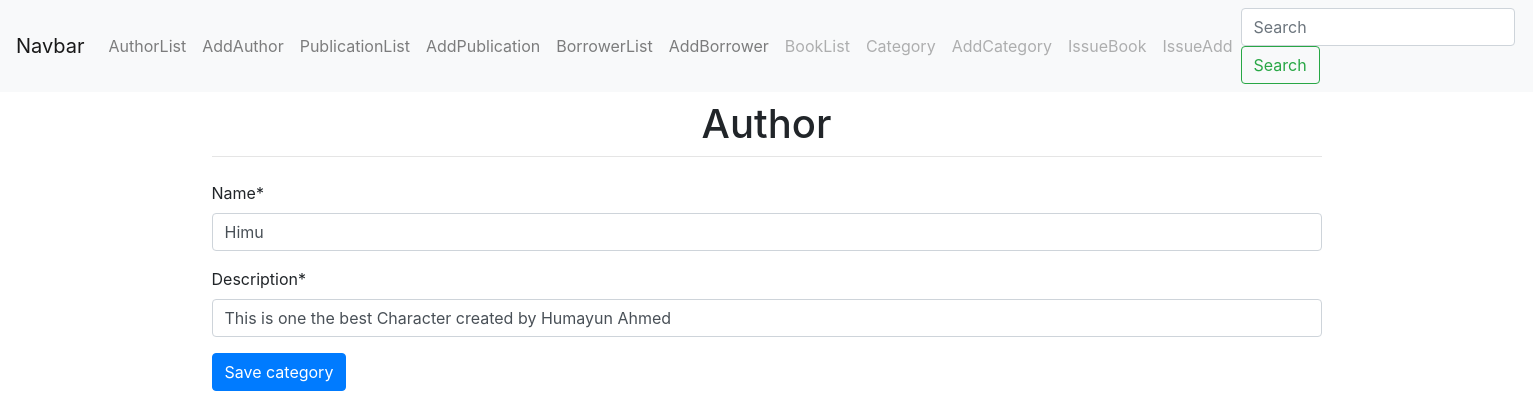
The page /category/1/edit/ on the database its author committed.
### book/models.py (models this page shows, shortened)
class Category(models.Model):
    name = models.CharField(max_length=20)
    description=models.CharField(max_length=100)

### book/views.py (the view)
# urls.py: path('category/<int:pk>/edit/',CategoryUpdateView.as_view(), name='category_edit'),
class CategoryUpdateView(UpdateView):
    model = Category
    form_class = CategoryForm
    template_name = 'book/category_update_form.html'
    success_url = reverse_lazy('category_list')

### book/forms.py
class CategoryForm(forms.ModelForm):
    class Meta:
        model = Category
        fields = ('name','description')
    def __init__(self, *args, **kwargs):
        super().__init__(*args, **kwargs)
        self.helper = FormHelper()
        self.helper.form_method = 'post'
        self.helper.add_input(Submit('submit', 'Save category'))

### templates/book/category_update_form.html
{% extends 'base.html' %}
{% load crispy_forms_tags %}
{% block content %}
  {% crispy form %}
{% endblock %}

### rows shown on the page
Category: name "Himu", description "This is one the best Character created by Humayun Ahmed"
